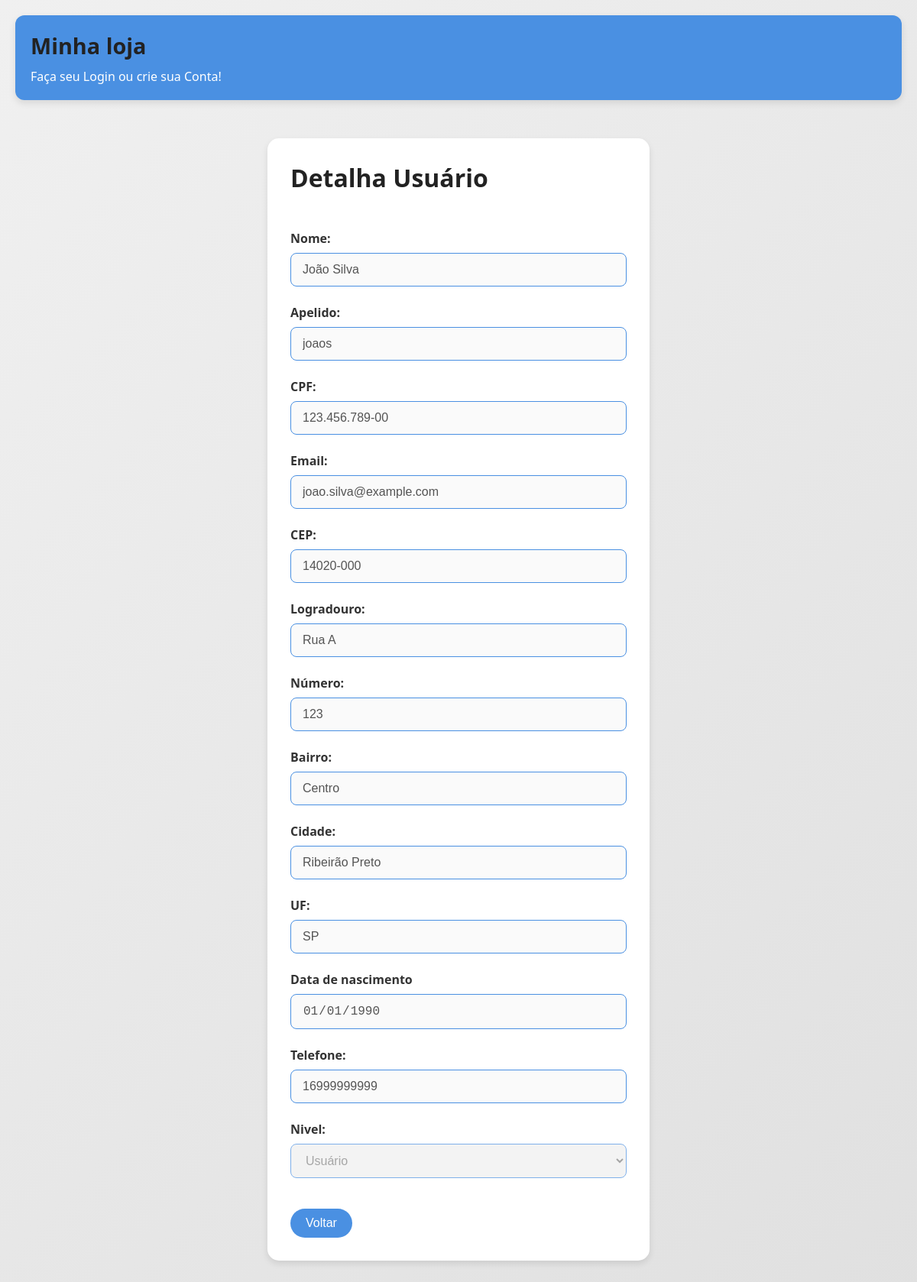
The page /detalhausuario.php?id=1 on the database its author committed.
### tables this page shows
CREATE TABLE `tb_usuarios` (
  `id_usuario` int(11) NOT NULL,
  `nome_usuario` varchar(50) DEFAULT NULL,
  `apelido_usuario` varchar(15) DEFAULT NULL,
  `cpf_usuario` varchar(14) DEFAULT NULL,
  `email_usuario` varchar(50) DEFAULT NULL,
  `cep_usuario` varchar(9) DEFAULT NULL,
  `rua_usuario` varchar(50) DEFAULT NULL,
  `numero_rua_usuario` varchar(5) DEFAULT NULL,
  `bairro_usuario` varchar(30) DEFAULT NULL,
  `cidade_usuario` varchar(30) DEFAULT NULL,
  `uf_usuario` varchar(2) DEFAULT NULL,
  `nascimento_usuario` date DEFAULT NULL,
  `senha_usuario` varchar(32) DEFAULT NULL,
  `tempero_usuario` varchar(32) DEFAULT NULL,
  `telefone_usuario` varchar(11) DEFAULT NULL,
  `recupera_usuario` varchar(8) DEFAULT NULL,
  `nivel_usuario` int(11) DEFAULT NULL,
  `dt_criacao_usuario` datetime DEFAULT current_timestamp()
);

### detalhausuario.php (the view, shortened to what this page needs)
<?php
include('cabecalho.php');
include('conndb.php');
$id = $_GET['id'];
$sql = "SELECT * FROM tb_usuarios WHERE id_usuario = $id";
$result = mysqli_query($link, $sql);
$tbl = mysqli_fetch_array($result);
?>
<!DOCTYPE html>
<html lang="pt-BR">
<head>
    <link rel="stylesheet" href="estilo.css">
</head>
<body>
    <div class="container">
        <h1>Detalha Usuário</h1>
        <br>
        <form>
            <fieldset>
                <label for="nome">Nome:</label>
                <input type="text" value="<?=$tbl[1]?>" disabled>
                <br>
                <label for="apelido">Apelido:</label>
                <input type="text" value="<?=$tbl[2]?>" disabled>
                <br>
                <label for="cpf">CPF:</label>
                <input type="text" value="<?=$tbl[3]?>" disabled>
                <br>
                <label for="email">Email:</label>
                <input type="email" value="<?=$tbl[4]?>" disabled>
                <br>
                <label for="cep">CEP:</label>
                <input type="text" value="<?=$tbl[5]?>" disabled>
                <br>
                <label for="rua">Logradouro:</label>
                <input type="text" value="<?=$tbl[6]?>" disabled>
                <br>
                <label for="numero">Número:</label>
                <input type="text" value="<?=$tbl[7]?>" disabled>
                <br>
                <label for="bairro">Bairro:</label>
                <input type="text" value="<?=$tbl[8]?>" disabled>
                <br>
                <label for="cidade">Cidade:</label>
                <input type="text" value="<?=$tbl[9]?>" disabled>
                <br>
                <label for="uf">UF:</label>
                <input type="text" value="<?=$tbl[10]?>" disabled>
                <br>
                <label for="dt_nascimento">Data de nascimento</label>
                <input type="date" value="<?=$tbl[11]?>" disabled>
                <br>
                <label for="telefone">Telefone:</label>
                <input type="text" value="<?=$tbl[14]?>" disabled>
                <br>
                <label for="nivel">Nivel:</label>
                <select id="nivel" name="nivel" disabled>
                    <option value="1" <?= $tbl[16]==1?"selected":"" ?>>Usuário</option>
                </select>
                <br>
                <br>
                <a href="listausuarios.php"><input type="button" value="Voltar"></a>
            </fieldset>
        </form>
    </div>
</body>
</html>

### estilo.css (style rules this page uses)
* { margin: 0; padding: 0; box-sizing: border-box; }
body { font-family: 'Segoe UI', Tahoma, Geneva, Verdana, sans-serif; background: linear-gradient(135deg, #f0f0f0, #e0e0e0); color: #333; padding: 20px; }
h1, h2, h3, h4, h5, h6 { color: #222; margin-bottom: 10px; }
input[type="submit"], input[type="button"], button { background-color: #4a90e2; color: white; border: none; padding: 10px 20px; margin-top: 10px; border-radius: 25px; cursor: pointer; font-size: 1rem; transition: background-color 0.3s; }
input[type="text"], input[type="email"], input[type="password"], input[type="date"], input[type="number"], textarea, select { width: 100%; padding: 12px 15px; margin: 8px 0; border: 1px solid #4a90e2; border-radius: 8px; font-size: 1rem; }

### detalhausuario.php (style rules this page uses)
.container { max-width: 500px; margin: 50px auto; background-color: #fff; padding: 30px; border-radius: 15px; box-shadow: 0 4px 8px rgba(0, 0, 0, 0.1); }
fieldset { border: none; }
label { display: block; margin-top: 15px; font-weight: bold; }

### rows shown on the page
tb_usuarios: nome_usuario "João Silva", apelido_usuario "joaos", cpf_usuario "123.456.789-00", email_usuario "joao.silva@example.com", cep_usuario "14020-000", rua_usuario "Rua A", numero_rua_usuario "123", bairro_usuario "Centro", cidade_usuario "Ribeirão Preto", uf_usuario "SP", nascimento_usuario "01/01/1990", telefone_usuario "16999999999", nivel "Usuário"
